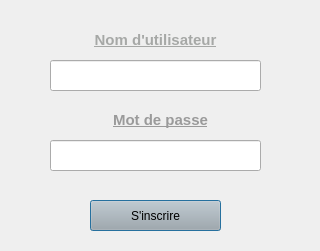
<?xml version="1.0" encoding="UTF-8"?>
<ui version="4.0">
 <class>signUpDialog</class>
 <widget class="QDialog" name="signUpDialog">
  <property name="geometry">
   <rect>
    <x>0</x>
    <y>0</y>
    <width>320</width>
    <height>251</height>
   </rect>
  </property>
  <property name="windowTitle">
   <string>Inscription</string>
  </property>
  <property name="windowIcon">
   <iconset>
    <normaloff>img/wizardPokerLogo.png</normaloff>img/wizardPokerLogo.png</iconset>
  </property>
  <property name="styleSheet">
   <string notr="true"/>
  </property>
  <widget class="QLabel" name="label">
   <property name="geometry">
    <rect>
     <x>80</x>
     <y>30</y>
     <width>151</width>
     <height>21</height>
    </rect>
   </property>
   <property name="styleSheet">
    <string notr="true">background: transparent</string>
   </property>
   <property name="text">
    <string>&lt;html&gt;&lt;head/&gt;&lt;body&gt;&lt;p align=&quot;center&quot;&gt;&lt;span style=&quot; font-size:11pt; font-weight:600; text-decoration: underline; color:#a6a8a6;&quot;&gt;Nom d'utilisateur&lt;/span&gt;&lt;/p&gt;&lt;/body&gt;&lt;/html&gt;</string>
   </property>
   <property name="buddy">
    <cstring>usernameText</cstring>
   </property>
  </widget>
  <widget class="QLabel" name="label_2">
   <property name="geometry">
    <rect>
     <x>100</x>
     <y>110</y>
     <width>121</width>
     <height>21</height>
    </rect>
   </property>
   <property name="styleSheet">
    <string notr="true">background: transparent</string>
   </property>
   <property name="text">
    <string>&lt;html&gt;&lt;head/&gt;&lt;body&gt;&lt;p align=&quot;center&quot;&gt;&lt;span style=&quot; font-size:11pt; font-weight:600; text-decoration: underline; color:#9a9a9a;&quot;&gt;Mot de passe&lt;/span&gt;&lt;/p&gt;&lt;/body&gt;&lt;/html&gt;</string>
   </property>
   <property name="buddy">
    <cstring>passwordText</cstring>
   </property>
  </widget>
  <widget class="QPushButton" name="trySignUp">
   <property name="geometry">
    <rect>
     <x>90</x>
     <y>200</y>
     <width>131</width>
     <height>31</height>
    </rect>
   </property>
   <property name="styleSheet">
    <string notr="true">background: rgb(173, 173, 173)</string>
   </property>
   <property name="text">
    <string>S'inscrire</string>
   </property>
  </widget>
  <widget class="QLineEdit" name="passwordText">
   <property name="geometry">
    <rect>
     <x>50</x>
     <y>140</y>
     <width>211</width>
     <height>31</height>
    </rect>
   </property>
   <property name="echoMode">
    <enum>QLineEdit::Password</enum>
   </property>
  </widget>
  <widget class="QLineEdit" name="usernameText">
   <property name="geometry">
    <rect>
     <x>50</x>
     <y>60</y>
     <width>211</width>
     <height>31</height>
    </rect>
   </property>
  </widget>
 </widget>
 <tabstops>
  <tabstop>usernameText</tabstop>
  <tabstop>passwordText</tabstop>
  <tabstop>trySignUp</tabstop>
 </tabstops>
 <resources/>
 <connections/>
</ui>
